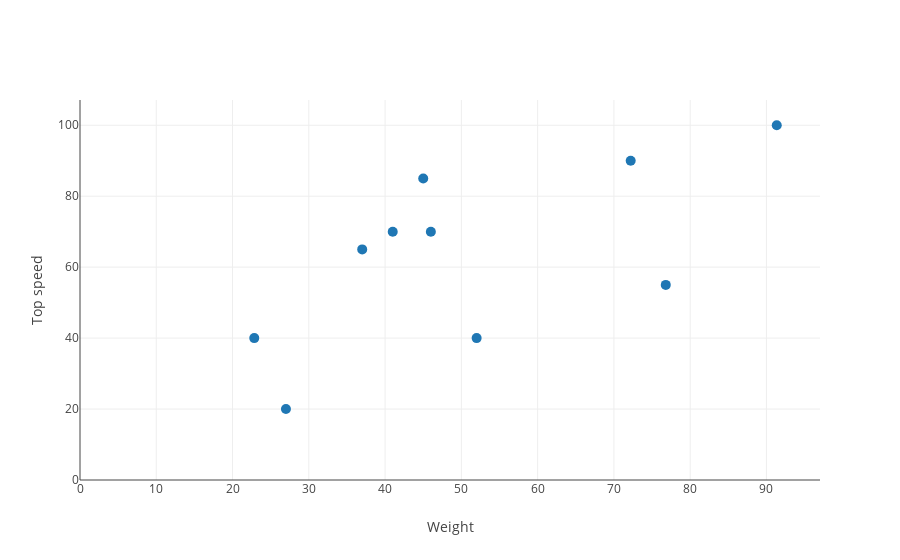

Write notebook code for a chart like this one.
### Markdown cell above
We can set the text to be shown on hover with the `text` attribute:

### Code cell
scatter = go.Scatter(x=trains['weight_tons'], y=trains['top_speed_mph'], 
                     mode='markers', 
                     marker=dict(size=10),
                     text=trains['name'],   # <--
                     name="Trains")

layout = go.Layout(xaxis=dict(rangemode='tozero',
                              title='Weight'),
                   yaxis=dict(rangemode='tozero',
                              title='Top speed'),
                   hovermode="y")

fig = go.Figure(data=[scatter], layout=layout)

iplot(fig)

### Figure 1 — Plotly figure (JSON) as saved in the notebook; plotly's stock layout.template omitted (floating-point values rounded to 4 significant figures)
{"data": [{"marker": {"size": 10}, "mode": "markers", "name": "Trains", "text": ["Thomas", "Edward", "Henry", "Gordon", "James", "Percy", "Toby", "Emily", "Rosie", "Hiro"], "type": "scatter", "x": [52, 41, 72.2, 91.35, 46, 22.85, 27, 45, 37, 76.8], "y": [40, 70, 90, 100, 70, 40, 20, 85, 65, 55]}], "layout": {"hovermode": "y", "xaxis": {"rangemode": "tozero", "title": "Weight"}, "yaxis": {"rangemode": "tozero", "title": "Top speed"}}}
